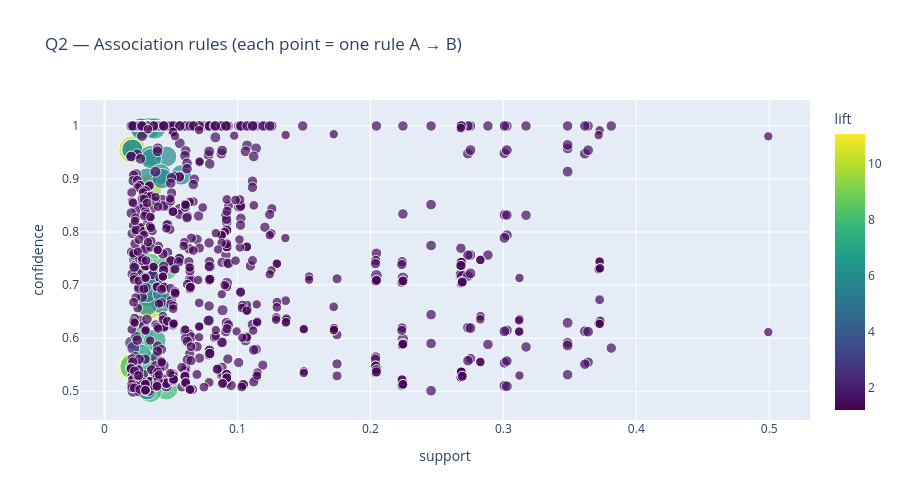

Write notebook code for a chart like this one.
### Markdown cell above
**Interpretation Q1.**
- The two airports are by far the most lucrative pick-up zones: **JFK alone brings ~9.7 % of the whole city
  revenue and LaGuardia ~6 %**, with fewer trips than the busiest Manhattan zones but an average ticket of
  ~$70–78 (vs ~$22–30 in Manhattan). For a driver, one airport trip is worth about three Manhattan trips.
- At borough level, **Manhattan concentrates ~88 % of the trips and ~77 % of the revenue**: the yellow taxi is
  essentially a Manhattan + airports service. Brooklyn and the Bronx together are below 5 %.
- Card tips are around **25–27 % in Manhattan**, lower at JFK (~19 %, long fixed-fare trips to Manhattan).
  The very low card-tip rates in the Bronx/Brooklyn must be read with care: there, most trips are
  *flex-fare* app trips (payment_type 0, see Q2) and the remaining card payments are a biased subset.

### Code cell
if __name__ == "__main__":
    # Query 2: frequent pattern mining
    transactions = build_transactions(df)
    itemsets, q2_rules = frequent_patterns(transactions)
    print(f"{len(itemsets)} frequent itemsets, {len(q2_rules)} rules kept")
    display(q2_rules.head(15))
    fig_q2 = plot_rules(q2_rules)
    fig_q2.show()

### Figure 1 — Plotly figure (JSON) as saved in the notebook; plotly's stock layout.template omitted (floating-point values rounded to 4 significant figures; data arrays with more than 128 entries replaced by an {"elided": "..."} marker saying what was removed)
{"data": [{"customdata": {"elided": "896x2 str values"}, "hovertemplate": "support=%{x}<br>confidence=%{y}<br>lift=%{marker.color}<br>antecedent=%{customdata[0]}<br>consequent=%{customdata[1]}<extra></extra>", "legendgroup": "", "marker": {"color": {"elided": "896 float values"}, "coloraxis": "coloraxis", "size": {"elided": "896 float values"}, "sizemode": "area", "sizeref": 0.02766, "symbol": "circle"}, "mode": "markers", "name": "", "orientation": "v", "showlegend": false, "type": "scatter", "x": {"elided": "896 float values"}, "xaxis": "x", "y": {"elided": "896 float values"}, "yaxis": "y"}], "layout": {"coloraxis": {"autocolorscale": false, "colorbar": {"title": {"text": "lift"}}, "colorscale": [[0.0, "#440154"], [0.1111, "#482878"], [0.2222, "#3e4989"], [0.3333, "#31688e"], [0.4444, "#26828e"], [0.5556, "#1f9e89"], [0.6667, "#35b779"], [0.7778, "#6ece58"], [0.8889, "#b5de2b"], [1.0, "#fde725"]]}, "height": 500, "legend": {"itemsizing": "constant", "tracegroupgap": 0}, "title": {"text": "Q2 — Association rules (each point = one rule A → B)"}, "xaxis": {"anchor": "y", "domain": [0.0, 1.0], "title": {"text": "support"}}, "yaxis": {"anchor": "x", "domain": [0.0, 1.0], "title": {"text": "confidence"}}}}
